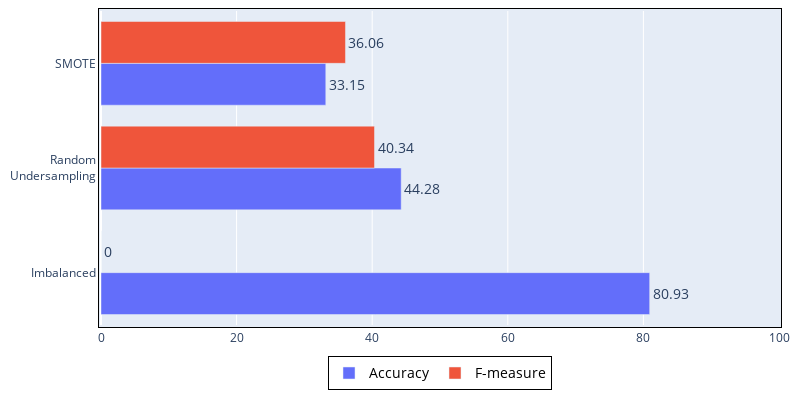

Source (notebook cell):
### Code cell
#speed variation;speed;distance;course variation;time gap;total time
accuracy  = data6.iloc[:, 1]
fmeasure  = data6.iloc[:, 2] * 100
gmeasure  = data6.iloc[:, 3] * 100
accuracyTwoDec = round(accuracy, 2) # Para etiquetas
fmeasureTwoDec = round(fmeasure, 2) # Para etiquetas
x = data1.labels       
x[1] = "Random<br>Undersampling"          

fig = go.Figure(go.Bar(x=accuracy, y=x, orientation='h', name='Accuracy', text=accuracyTwoDec, textposition='outside', outsidetextfont= dict(size=14),))
fig.add_trace(  go.Bar(x=fmeasure, y=x, orientation='h', name='F-measure', text=fmeasureTwoDec, textposition='outside', outsidetextfont= dict(size=14),))

fig.update_layout(
    legend=dict(
        traceorder="normal",
        font=dict(
            size=14,
            color="black"
        ),
        bordercolor="Black",
        borderwidth=1,
        xanchor = "center", # Para centrarla horizontalmente
        x = 0.5,            # Para centrarla horizontalmente
        orientation="h",    # Para centrarla horizontalmente
    ),
    autosize=False,
    width=800,
    height=400,
    xaxis= {
        'linecolor': 'black',
        'linewidth': 1,
        'mirror': True,
        "range": [ 0, 100 ],
    },
    yaxis= {
       # 'categoryorder': 'array',                                   # Para que ordene por accuracy
      #  'categoryarray': [x for _, x in sorted(zip(accuracy, x))],  # Para que ordene por accuracy
        'linecolor': 'black',
        'linewidth': 1,
        'mirror': True
    },
    margin={
        'l':   10,
        'r':   10,
        'b':   10,
        't':   10,
        'pad': 2
    }
)
fig.show() # Para que salga el resultado
#### Se guarda el diagrama ####
pio.write_image(fig, "ilu6.svg")

### Figure 1 — Plotly figure (JSON) as saved in the notebook; plotly's stock layout.template omitted (floating-point values rounded to 4 significant figures)
{"data": [{"name": "Accuracy", "orientation": "h", "outsidetextfont": {"size": 14}, "text": [80.93, 44.28, 33.15], "textposition": "outside", "type": "bar", "x": [80.93, 44.28, 33.15], "y": ["Imbalanced", "Random<br>Undersampling", "SMOTE"]}, {"name": "F-measure", "orientation": "h", "outsidetextfont": {"size": 14}, "text": [0, 40.34, 36.06], "textposition": "outside", "type": "bar", "x": [8e-05, 40.34, 36.06], "y": ["Imbalanced", "Random<br>Undersampling", "SMOTE"]}], "layout": {"autosize": false, "height": 400, "legend": {"bordercolor": "Black", "borderwidth": 1, "font": {"color": "black", "size": 14}, "orientation": "h", "traceorder": "normal", "x": 0.5, "xanchor": "center"}, "margin": {"b": 10, "l": 10, "pad": 2, "r": 10, "t": 10}, "width": 800, "xaxis": {"linecolor": "black", "linewidth": 1, "mirror": true, "range": [0, 100]}, "yaxis": {"linecolor": "black", "linewidth": 1, "mirror": true}}}
